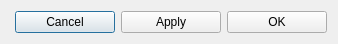
<?xml version="1.0" encoding="UTF-8"?>
<ui version="4.0">
 <class>SettingsDialog</class>
 <widget class="QDialog" name="SettingsDialog">
  <property name="windowModality">
   <enum>Qt::WindowModal</enum>
  </property>
  <property name="geometry">
   <rect>
    <x>0</x>
    <y>0</y>
    <width>338</width>
    <height>42</height>
   </rect>
  </property>
  <property name="sizePolicy">
   <sizepolicy hsizetype="Fixed" vsizetype="Fixed">
    <horstretch>0</horstretch>
    <verstretch>0</verstretch>
   </sizepolicy>
  </property>
  <property name="windowTitle">
   <string>Dialog</string>
  </property>
  <property name="modal">
   <bool>false</bool>
  </property>
  <layout class="QVBoxLayout" name="vLayout" stretch="0">
   <property name="sizeConstraint">
    <enum>QLayout::SetDefaultConstraint</enum>
   </property>
   <item>
    <layout class="QHBoxLayout" name="hButtons">
     <item>
      <spacer name="hSpacer">
       <property name="orientation">
        <enum>Qt::Horizontal</enum>
       </property>
       <property name="sizeHint" stdset="0">
        <size>
         <width>40</width>
         <height>20</height>
        </size>
       </property>
      </spacer>
     </item>
     <item>
      <widget class="QPushButton" name="btnCancel">
       <property name="minimumSize">
        <size>
         <width>100</width>
         <height>0</height>
        </size>
       </property>
       <property name="text">
        <string>Cancel</string>
       </property>
      </widget>
     </item>
     <item>
      <widget class="QPushButton" name="BtnApply">
       <property name="minimumSize">
        <size>
         <width>100</width>
         <height>0</height>
        </size>
       </property>
       <property name="text">
        <string>Apply</string>
       </property>
      </widget>
     </item>
     <item>
      <widget class="QPushButton" name="btnOk">
       <property name="minimumSize">
        <size>
         <width>100</width>
         <height>0</height>
        </size>
       </property>
       <property name="text">
        <string>OK</string>
       </property>
      </widget>
     </item>
    </layout>
   </item>
  </layout>
 </widget>
 <resources/>
 <connections/>
</ui>
